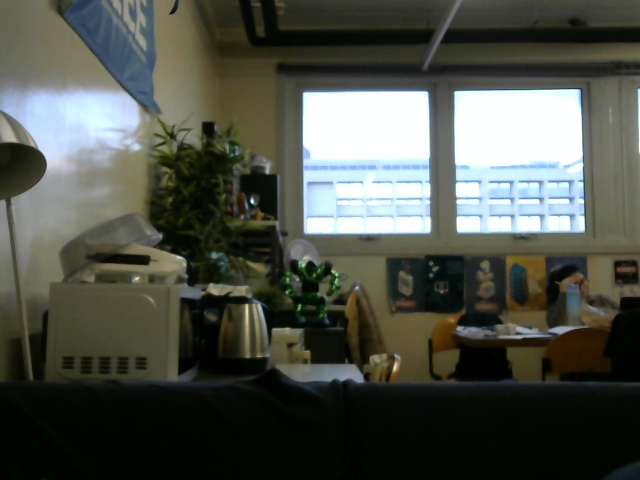
#> input picture captured_image.jpg, 640 x 480 px
$ python undist3c.py
#> lines starting #> are read from the running program, lines starting #| are printed output that depends on the picture
import cv2
import numpy as np
import os

cam_calib_path = "./camera_calibration.txt"

def undistort_frame(frame, mtx, dist):

    if len(frame.shape) == 3 and False:
        frame = cv2.cvtColor(frame, cv2.COLOR_BGR2GRAY)

    h,  w = frame.shape[:2]
    newcameramtx, roi = cv2.getOptimalNewCameraMatrix(mtx, dist, (w,h), 1, (w,h))
    # undistort
    dst = cv2.undistort(frame, mtx, dist, None, newcameramtx)

    # crop the image
    x, y, w, h = roi
    dst = dst[y:y+h, x:x+w]
    return dst

def get_camera_calib(calib_path):
#> called with calib_path = './camera_calibration.txt'
    try:
        calib_file = open(calib_path, "r")
#> (reads camera_calibration.txt from the repository)
    except:
        print("\n\nError: Could not open camera calibration file.")
        print("       Wrong or unavailableCalibration file name or path.\n\n")
        exit()
    else:
        lines = calib_file.readlines()
        calib_file.close()


    for idx, line in enumerate(lines):
        if line.startswith("Camera Calibration Parameters"):
            print(lines[idx+1])
        elif line.startswith("Camera Matrix (Intrinsic Parameters):"):
            result_list = []
            for i in range(3):
                result_list.append(list(map(float, lines[idx+1+i].split())))
            mtx = np.array(result_list)
            print("\nCamera Matrix (Intrinsic Parameters):\n\n",mtx)
        elif line.startswith("Distortion Coefficients:"):
            dist = np.array(list(map(float, lines[idx+1].split())))
            print("\n\n\nDistortion Coefficients:\n\n",dist)
            print("\n")

    return mtx, dist

def cls():
    os.system('cls' if os.name=='nt' else 'clear')
cls()


mtx, dist = get_camera_calib(cam_calib_path)

#Open the camera
img = cv2.imread("captured_image.jpg")
#> img is the input picture: shape (480, 640, 3); mean B, G, R 73, 81.5, 77.7
if img is None:
    print("Error: Could not open camera.")
    exit()

dst = undistort_frame(img, mtx, dist)
#> in undistort_frame, `dst = cv2.undistort(frame, mtx, dist, None, newcameramtx)`:
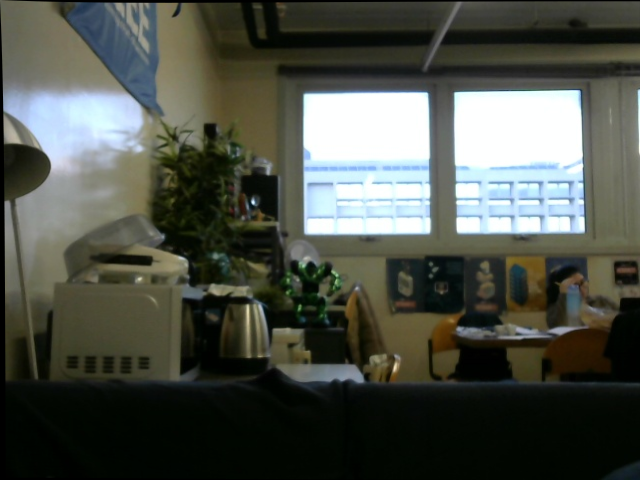
#> dst: shape (480, 640, 3); mean B, G, R 72.3, 80.8, 77
#> in undistort_frame, `dst = dst[y:y+h, x:x+w]`:
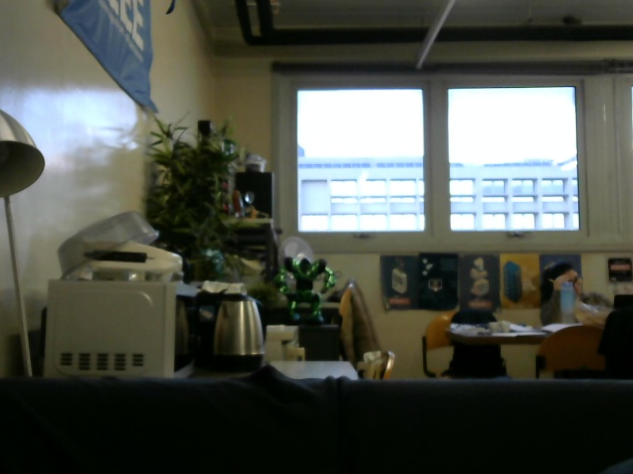
#> dst: shape (474, 633, 3); mean B, G, R 73.5, 82.1, 78.3
cv2.imwrite('undistorted3c.png', dst)
